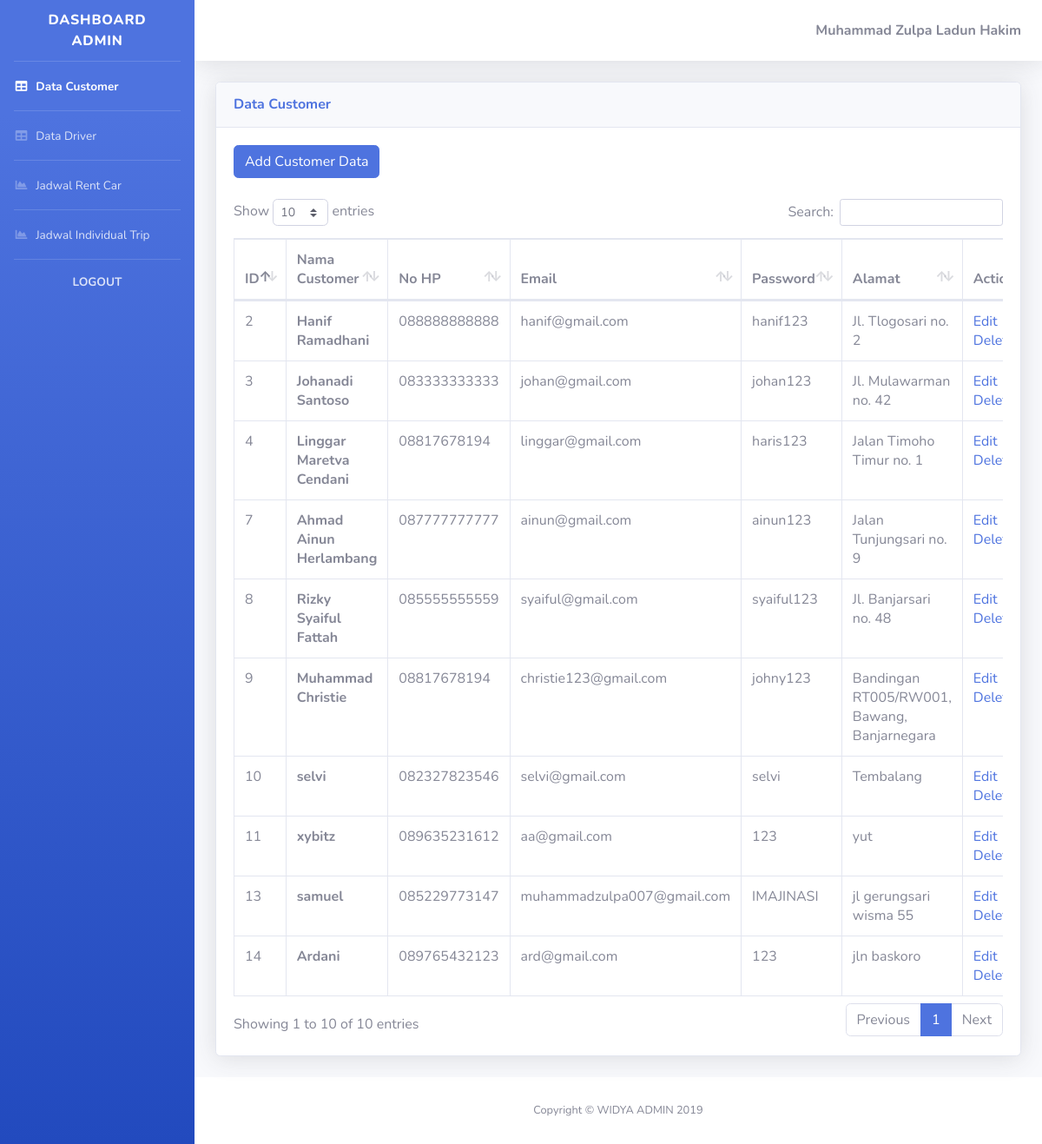
The page /website/admin/index.php (signed in) on the database its author committed.
### tables this page shows
CREATE TABLE `customers` (
  `id_customer` int(11) NOT NULL,
  `nama_customer` varchar(255) NOT NULL,
  `no_hp` varchar(255) NOT NULL,
  `email` varchar(255) NOT NULL,
  `password` varchar(255) NOT NULL,
  `alamat` varchar(255) NOT NULL,
  `foto_profil` varchar(255) DEFAULT NULL
);

### website/admin/index.php (the view, shortened to what this page needs)
<html>
<head>
  <link href="vendor/fontawesome-free/css/all.min.css" rel="stylesheet" type="text/css">
  <link href="css/sb-admin-2.min.css" rel="stylesheet">
  <link href="vendor/datatables/dataTables.bootstrap4.min.css" rel="stylesheet">
</head>
<body id="page-top">
  <div id="wrapper">
    <ul class="navbar-nav bg-gradient-primary sidebar sidebar-dark accordion" id="accordionSidebar">
      <a class="sidebar-brand d-flex align-items-center justify-content-center" href="index.php">
        <div class="sidebar-brand-text mx-3">Dashboard Admin</div>
      </a>
      <hr class="sidebar-divider my-0">
      <li class="nav-item active">
        <a class="nav-link" href="index.php">
          <i class="fas fa-fw fa-table"></i>
          <span>Data Customer</span></a>
      </li>
      <hr class="sidebar-divider my-0">
      <li class="nav-item">
        <a class="nav-link" href="driver.php">
          <i class="fas fa-fw fa-table"></i>
          <span>Data Driver</span></a>
      </li>
      <hr class="sidebar-divider my-0">
      <li class="nav-item">
        <a class="nav-link" href="rentcar.php">
          <i class="fas fa-fw fa-chart-area"></i>
          <span>Jadwal Rent Car</span></a>
      </li>
      <hr class="sidebar-divider my-0">
      <li class="nav-item">
        <a class="nav-link" href="individualtrip.php">
          <i class="fas fa-fw fa-chart-area"></i>
          <span>Jadwal Individual Trip</span></a>
      </li>
      <hr class="sidebar-divider my-0">
      <li class="nav-item">
        <a class="nav-link" href="#" data-toggle="modal" data-target="#logoutModal">
      <center>
        <span><b>LOGOUT</b></span>
      </center></a>
      </li>
    </ul>
    <div id="content-wrapper" class="d-flex flex-column">
      <div id="content">
        <nav class="navbar navbar-expand navbar-light bg-white topbar mb-4 static-top shadow">
          <ul class="navbar-nav ml-auto">
          <?php
            require_once('db_login.php');
            $con = mysqli_connect($db_host, $db_username, $db_password,$db_database);
            $email = $_SESSION['email'];
            $query = " SELECT nama_admin, id_admin FROM admin WHERE admin.email = '$email' ";
            $result = mysqli_query($con,$query);
            $row = mysqli_fetch_array($result);
            $nama = $row['nama_admin'];
          ?>
            <span class="mr-2 d-none d-lg-inline text-gray-600 medium"><b><?php echo $nama; ?></b></span>
          </ul>
        </nav>
        <div class="container-fluid">
            <div class="card shadow mb-4">
              <div class="card-header py-3">
                <h6 class="m-0 font-weight-bold text-primary">Data Customer</h6>
              </div>
              <div class="card-body">
              <a class="btn btn-primary" href="add_customer.php">Add Customer Data</a><br/><br/>
                <div class="table-responsive">
                  <table class="table table-bordered" id="dataTable" width="100%" cellspacing="0">
                    <thead>
                      <tr>
                        <th>ID</th>
                        <th>Nama Customer</th>
                        <th>No HP</th>
                        <th>Email</th>
                        <th>Password</th>
                        <th>Alamat</th>
                        <th>Action</th>
                      </tr>
                    </thead>
                    <tbody>
                    <?php
                      require_once('db_login.php');
                      $con = mysqli_connect($db_host, $db_username, $db_password,$db_database);
                      $query = " SELECT * FROM customers";
                      $result = mysqli_query($con,$query);
                      while ($row = mysqli_fetch_array($result)){
                          echo '<tr>';
                          echo '<td>'.$row['id_customer'].'</td>';
                          echo '<td><b>'.$row['nama_customer'].'<b></td> ';
                          echo '<td>'.$row['no_hp'].'</td> ';
                          echo '<td>'.$row['email'].'</td>';
                          echo '<td>'.$row['password'].'</td>';
                          echo '<td>'.$row['alamat'].'</td>';
                          echo '<td>'.'<a href="edit_customer.php?id='.$row['id_customer'].'">Edit</a> &nbsp; | &nbsp; <a href="delete_customer.php?id='.$row['id_customer'].'" onclick="return confirm(\'Are you sure?\')">Delete</a>'.'</td>';
                          echo '</tr>';
                      }
                    ?>
                    </tbody>
                  </table>
                </div>
              </div>
            </div>
          </div>
      </div>
      <footer class="sticky-footer bg-white">
        <div class="container my-auto">
          <div class="copyright text-center my-auto">
            <span>Copyright &copy; WIDYA ADMIN 2019</span>
          </div>
        </div>
      </footer>
    </div>
  </div>
</body>
</html>

### rows shown on the page
customers: id_customer "2", nama_customer "Hanif Ramadhani", no_hp "088888888888", email "hanif@gmail.com", password "hanif123", alamat "Jl. Tlogosari no. 2"
customers: id_customer "3", nama_customer "Johanadi Santoso", no_hp "083333333333", email "johan@gmail.com", password "johan123", alamat "Jl. Mulawarman no. 42"
customers: id_customer "4", nama_customer "Linggar Maretva Cendani", no_hp "08817678194", email "linggar@gmail.com", password "haris123", alamat "Jalan Timoho Timur no. 1"
customers: id_customer "7", nama_customer "Ahmad Ainun Herlambang", no_hp "087777777777", email "ainun@gmail.com", password "ainun123", alamat "Jalan Tunjungsari no. 9"
customers: id_customer "8", nama_customer "Rizky Syaiful Fattah", no_hp "085555555559", email "syaiful@gmail.com", password "syaiful123", alamat "Jl. Banjarsari no. 48"
customers: id_customer "9", nama_customer "Muhammad Christie", no_hp "08817678194", email "christie123@gmail.com", password "johny123", alamat "Bandingan RT005/RW001, Bawang, Banjarnegara"
customers: id_customer "10", nama_customer "selvi", no_hp "082327823546", email "selvi@gmail.com", password "selvi", alamat "Tembalang"
customers: id_customer "11", nama_customer "xybitz", no_hp "089635231612", email "aa@gmail.com", password "123", alamat "yut"
customers: id_customer "13", nama_customer "samuel", no_hp "085229773147", email "muhammadzulpa007@gmail.com", password "IMAJINASI", alamat "jl gerungsari wisma 55"
customers: id_customer "14", nama_customer "Ardani", no_hp "089765432123", email "ard@gmail.com", password "123", alamat "jln baskoro"

### other values the page prints
$nama "Muhammad Zulpa Ladun Hakim"
